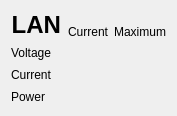
<?xml version="1.0" encoding="UTF-8"?>
<ui version="4.0">
 <class>PoeWidget</class>
 <widget class="QWidget" name="PoeWidget">
  <property name="geometry">
   <rect>
    <x>0</x>
    <y>0</y>
    <width>173</width>
    <height>116</height>
   </rect>
  </property>
  <property name="windowTitle">
   <string>Form</string>
  </property>
  <layout class="QGridLayout" name="gridLayout">
   <item row="3" column="1">
    <widget class="QLabel" name="current_value">
     <property name="text">
      <string/>
     </property>
     <property name="alignment">
      <set>Qt::AlignmentFlag::AlignRight|Qt::AlignmentFlag::AlignTrailing|Qt::AlignmentFlag::AlignVCenter</set>
     </property>
    </widget>
   </item>
   <item row="3" column="2">
    <widget class="QLabel" name="current_max">
     <property name="text">
      <string/>
     </property>
     <property name="alignment">
      <set>Qt::AlignmentFlag::AlignRight|Qt::AlignmentFlag::AlignTrailing|Qt::AlignmentFlag::AlignVCenter</set>
     </property>
    </widget>
   </item>
   <item row="2" column="1">
    <widget class="QLabel" name="voltage_value">
     <property name="text">
      <string/>
     </property>
     <property name="alignment">
      <set>Qt::AlignmentFlag::AlignRight|Qt::AlignmentFlag::AlignTrailing|Qt::AlignmentFlag::AlignVCenter</set>
     </property>
    </widget>
   </item>
   <item row="4" column="2">
    <widget class="QLabel" name="power_max">
     <property name="text">
      <string/>
     </property>
     <property name="alignment">
      <set>Qt::AlignmentFlag::AlignRight|Qt::AlignmentFlag::AlignTrailing|Qt::AlignmentFlag::AlignVCenter</set>
     </property>
    </widget>
   </item>
   <item row="2" column="2">
    <widget class="QLabel" name="voltage_max">
     <property name="text">
      <string/>
     </property>
     <property name="alignment">
      <set>Qt::AlignmentFlag::AlignRight|Qt::AlignmentFlag::AlignTrailing|Qt::AlignmentFlag::AlignVCenter</set>
     </property>
    </widget>
   </item>
   <item row="4" column="1">
    <widget class="QLabel" name="power_value">
     <property name="text">
      <string/>
     </property>
     <property name="alignment">
      <set>Qt::AlignmentFlag::AlignRight|Qt::AlignmentFlag::AlignTrailing|Qt::AlignmentFlag::AlignVCenter</set>
     </property>
    </widget>
   </item>
   <item row="3" column="0">
    <widget class="QLabel" name="current_label">
     <property name="text">
      <string>Current</string>
     </property>
    </widget>
   </item>
   <item row="4" column="0">
    <widget class="QLabel" name="power_label">
     <property name="text">
      <string>Power</string>
     </property>
    </widget>
   </item>
   <item row="2" column="0">
    <widget class="QLabel" name="voltage_label">
     <property name="text">
      <string>Voltage</string>
     </property>
    </widget>
   </item>
   <item row="1" column="2">
    <widget class="QLabel" name="maximum_header_label">
     <property name="text">
      <string>Maximum</string>
     </property>
     <property name="alignment">
      <set>Qt::AlignmentFlag::AlignBottom|Qt::AlignmentFlag::AlignRight|Qt::AlignmentFlag::AlignTrailing</set>
     </property>
    </widget>
   </item>
   <item row="1" column="1">
    <widget class="QLabel" name="current_header_label">
     <property name="text">
      <string>Current</string>
     </property>
     <property name="alignment">
      <set>Qt::AlignmentFlag::AlignBottom|Qt::AlignmentFlag::AlignRight|Qt::AlignmentFlag::AlignTrailing</set>
     </property>
    </widget>
   </item>
   <item row="1" column="0">
    <widget class="QLabel" name="lan_id_label">
     <property name="font">
      <font>
       <pointsize>18</pointsize>
       <bold>true</bold>
      </font>
     </property>
     <property name="text">
      <string>LAN</string>
     </property>
     <property name="alignment">
      <set>Qt::AlignmentFlag::AlignBottom|Qt::AlignmentFlag::AlignRight|Qt::AlignmentFlag::AlignTrailing</set>
     </property>
    </widget>
   </item>
  </layout>
 </widget>
 <resources>
  <include location="../resources.qrc"/>
 </resources>
 <connections/>
</ui>
